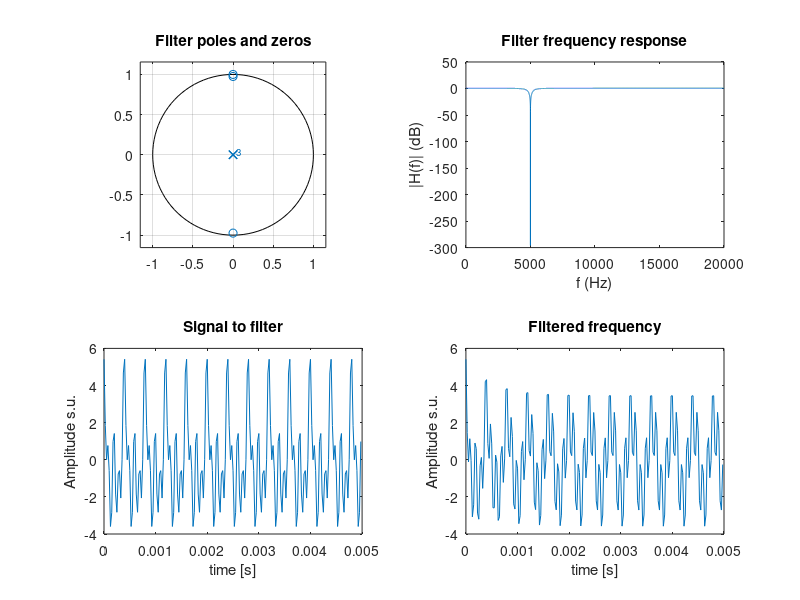

Recreate this plot in MATLAB.
clc;
clear;
#INCLUDES
pkg load signal

#SPECS
#FILTER
Fs = 40e3;  %Sampling frequency
F0 = 5e3;   %Filter frequency

r  = 0.95;
N  = 10000; %Number of samples

p = r*exp(-j*2*pi*[-F0 F0]/Fs); %poles : denominator
z =   exp(-j*2*pi*[-F0 F0]/Fs); %zeros : numerator

a = poly(p);
b = poly(z);
[H,F] = freqz(b,a,N,Fs); #complex response frequency

%Signals
tmax = 0.005;
f0 = F0;
f1 = F0/2;
f2 = 2*F0;
N  = tmax*Fs;
t  = [0:N-1]*tmax/N;

x0 = 2*cos(2*pi*f0*t);
x1 = 2*cos(2*pi*f1*t);
x2 = 2*cos(2*pi*f2*t + pi/4);
x3 = x0+x1+x2;

x4 = filter(b,a,x3); %Apply filter to x3 signal

#PLOT
r = 2; c = 2;
#
subplot(r,c,1);
zplane([z,p]);
title("Filter poles and zeros");

subplot(r,c,2);
plot(F,20*log10(abs(H)));
title("Filter frequency response");
ylabel("|H(f)| (dB)");
xlabel("f (Hz)");

subplot(r,c,3);
plot(t,x3);
title("Signal to filter");
ylabel("Amplitude s.u.");
xlabel("time [s]");

subplot(r,c,4);
plot(t,x4);
title("Filtered frequency");
ylabel("Amplitude s.u.");
xlabel("time [s]");
